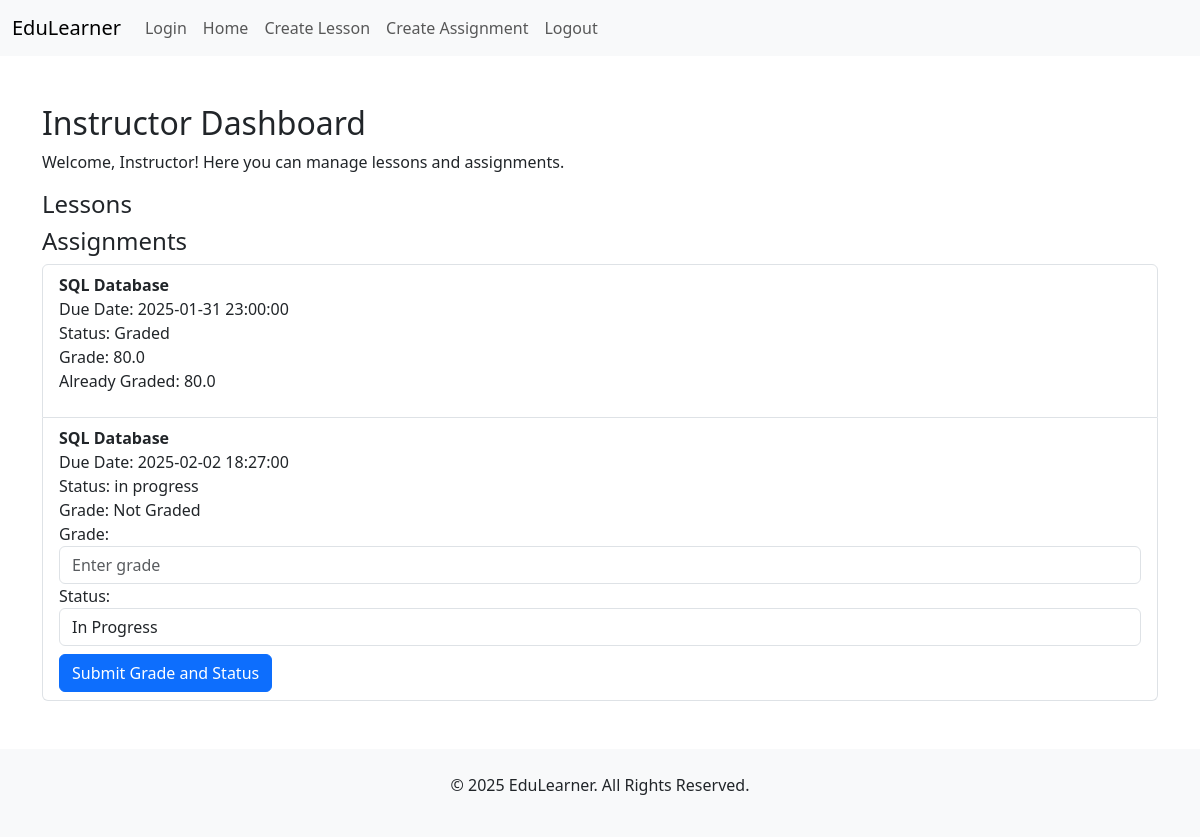
Before: /instructor_dashboard (signed in) with the older database file.
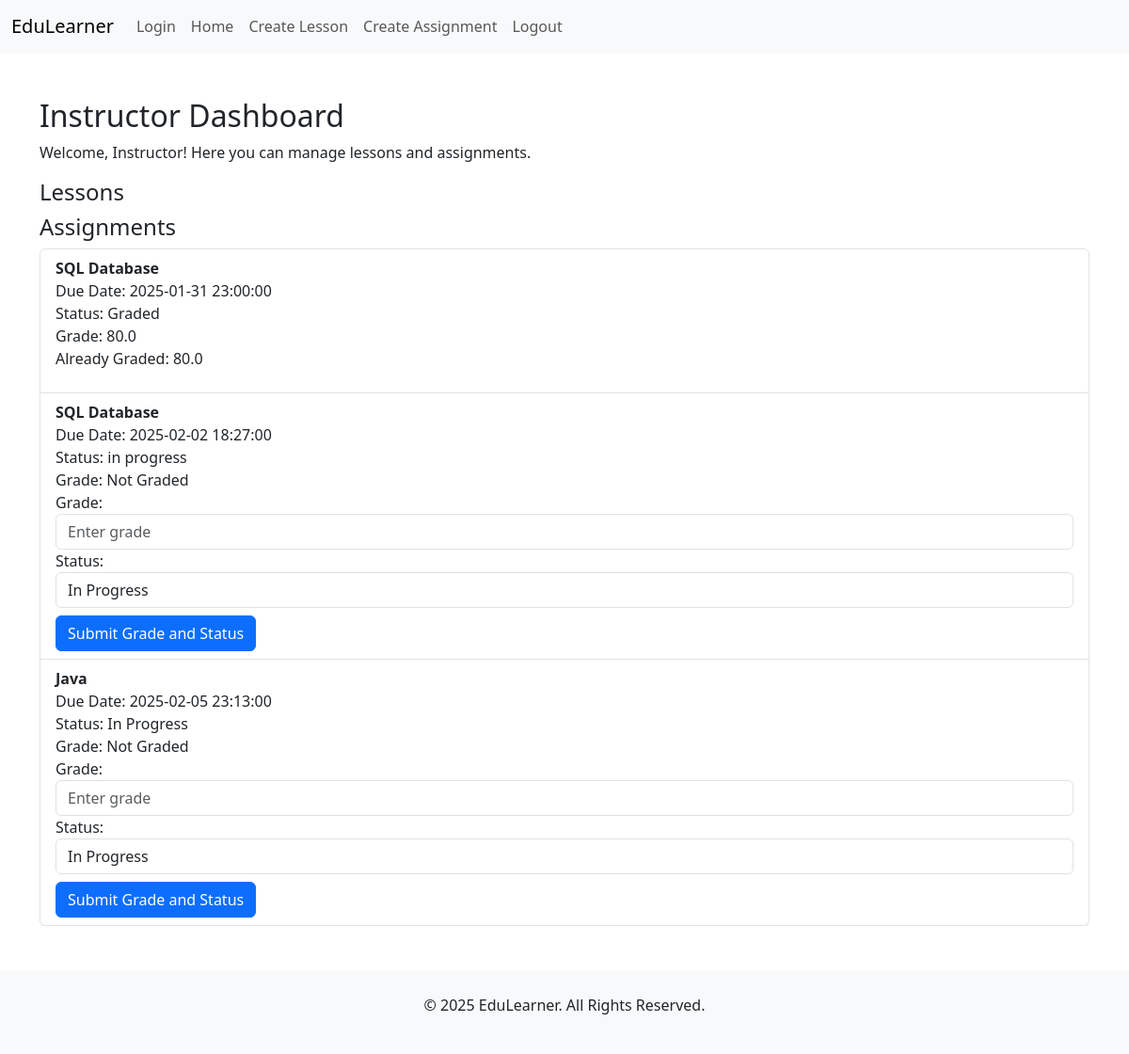
After: the same page with the newer database file.
### models.py (models this page shows, shortened)
class Assignment(db.Model):
    id = db.Column(db.Integer, primary_key=True)
    title = db.Column(db.String(100), nullable=False)
    description = db.Column(db.Text, nullable=False)
    due_date = db.Column(db.DateTime, nullable=False)  # Due date for the assignment
    status = db.Column(db.String(50), nullable=False, default='In Progress')  # Status of the assignment
    grade = db.Column(db.Float, nullable=True)  # Store grade (if available)
    instructor_id = db.Column(db.Integer, db.ForeignKey('user.id'), nullable=False)  # Instructor
    student_id = db.Column(db.Integer, db.ForeignKey('user.id'), nullable=True)  # Student (optional)
    instructor = db.relationship('User', foreign_keys=[instructor_id], backref='instructor_assignments')  # Instructor reference
    student = db.relationship('User', foreign_keys=[student_id], backref='student_assignments_link', lazy=True)  # Student reference
    submission = db.Column(db.Text, nullable=True)  # Student's submission text
    submitted_on = db.Column(db.DateTime, nullable=True)  # Date of submission
    graded_on = db.Column(db.DateTime, nullable=True)  # Date the assignment was graded

### app.py (the view, shortened to what this page needs)
@app.route('/instructor_dashboard', methods=['GET', 'POST'])
@login_required
def instructor_dashboard():
    if current_user.role != 'INSTRUCTOR':
        flash('You do not have access to this page', 'danger')
        return redirect(url_for('index'))
    assignments = Assignment.query.filter_by(instructor_id=current_user.id).all()
    return render_template('instructor_dashboard.html', assignments=assignments)

### app.py (called while the page is built)
@login_manager.user_loader
def load_user(user_id):
    return User.query.get(int(user_id))

### templates/instructor_dashboard.html (shortened to what this page needs)
{% extends 'base.html' %}
{% block content %}
    <h2>Instructor Dashboard</h2>
    <p>Welcome, Instructor! Here you can manage lessons and assignments.</p>
    <h4>Lessons</h4>
    <h4>Assignments</h4>
    <ul class="list-group">
        {% for assignment in assignments %}
            <li class="list-group-item">
                <strong>{{ assignment.title }}</strong><br>
                Due Date: {{ assignment.due_date }}<br>
                Status: {{ assignment.status }}<br>
                Grade: {% if assignment.grade %}{{ assignment.grade }}{% else %}Not Graded{% endif %}<br>
                {% if assignment.status != 'Graded' %}
                    <form action="{{ url_for('instructor_dashboard') }}" method="POST">
                        <div class="form-group">
                            <label for="grade_{{ assignment.id }}">Grade:</label>
                            <input type="text" name="grade" id="grade_{{ assignment.id }}" class="form-control" placeholder="Enter grade" required>
                        </div>
                        <div class="form-group">
                            <label for="status_{{ assignment.id }}">Status:</label>
                            <select name="status" id="status_{{ assignment.id }}" class="form-control" required>
                                <option value="In Progress" {% if assignment.status == 'In Progress' %}selected{% endif %}>In Progress</option>
                            </select>
                        </div>
                        <button type="submit" class="btn btn-primary mt-2">Submit Grade and Status</button>
                    </form>
                {% else %}
                    <p>Already Graded: {{ assignment.grade }}</p>
                {% endif %}
            </li>
        {% endfor %}
    </ul>
{% endblock %}

### templates/base.html (shortened to what this page needs)
<!DOCTYPE html>
<html lang="en">
<head>
    <link href="https://cdn.jsdelivr.net/npm/bootstrap@5.3.0-alpha1/dist/css/bootstrap.min.css" rel="stylesheet">
</head>
<body>
    <nav class="navbar navbar-expand-lg navbar-light bg-light">
        <div class="container-fluid">
            <a class="navbar-brand" href="{{ url_for('home') }}">EduLearner</a>
            <div class="collapse navbar-collapse" id="navbarNav">
                <ul class="navbar-nav">
                    <li class="nav-item">
                        <a class="nav-link" href="{{ url_for('login') }}">Login</a>
                    </li>
                    <li class="nav-item">
                        <a class="nav-link" href="{{ url_for('home') }}">Home</a>
                    </li>
                    {% if current_user.is_authenticated %}
                        {% if current_user.role == 'ADMIN' %}
                            <li class="nav-item">
                                <a class="nav-link" href="{{ url_for('create_user') }}">Create User</a>
                            </li>
                        {% elif current_user.role == 'INSTRUCTOR' %}
                            <li class="nav-item">
                                <a class="nav-link" href="{{ url_for('create_lesson') }}">Create Lesson</a>
                            </li>
                            <li class="nav-item">
                                <a class="nav-link" href="{{ url_for('create_assignment') }}">Create Assignment</a>
                            </li>
                        {% endif %}
                        <li class="nav-item">
                            <a class="nav-link" href="{{ url_for('logout') }}">Logout</a>
                        </li>
                    {% endif %}
                </ul>
            </div>
        </div>
    </nav>
    <div class="container mt-5">
        {% block content %}{% endblock %}
    </div>
    <footer class="bg-light py-4 mt-5">
        <div class="container text-center">
            <p>&copy; 2025 EduLearner. All Rights Reserved.</p>
        </div>
    </footer>
</body>
</html>

Changed rows visible on the page:
added Assignment: title "Java", due_date "2025-02-05 23:13:00", status "In Progress", shows "Not Graded"
